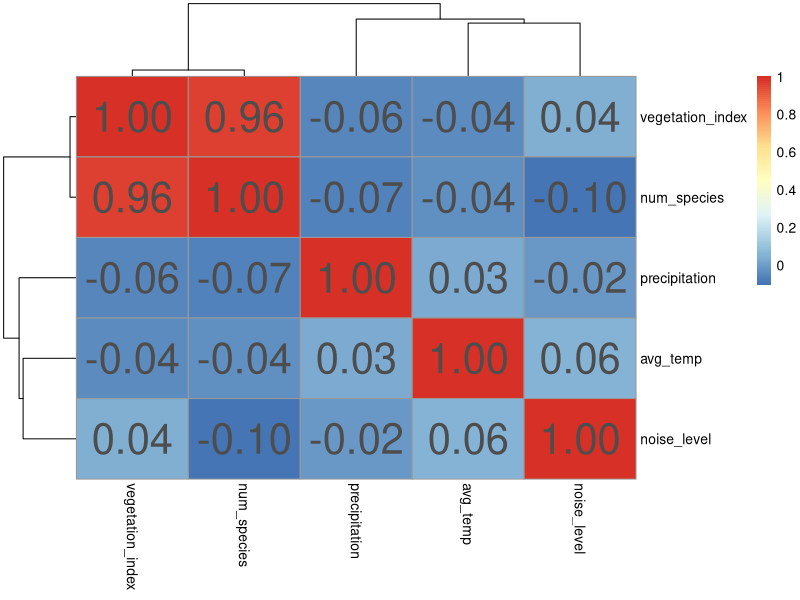
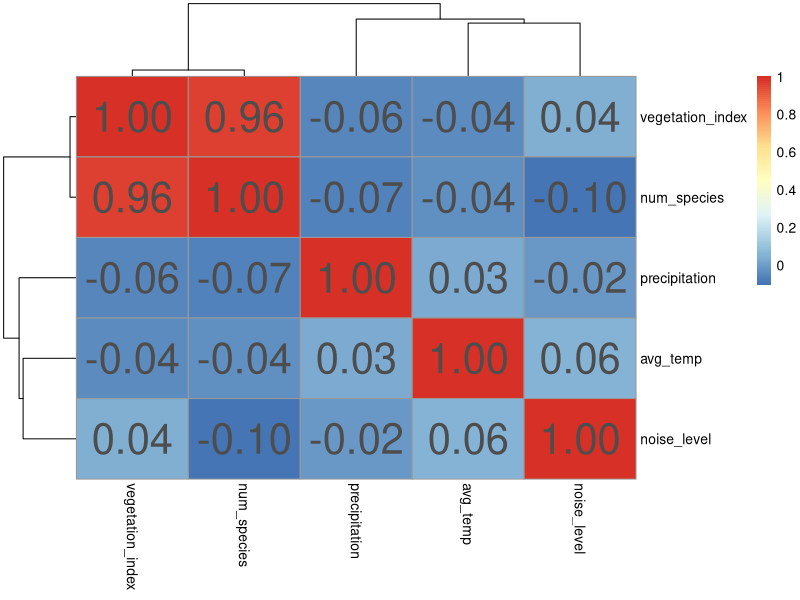
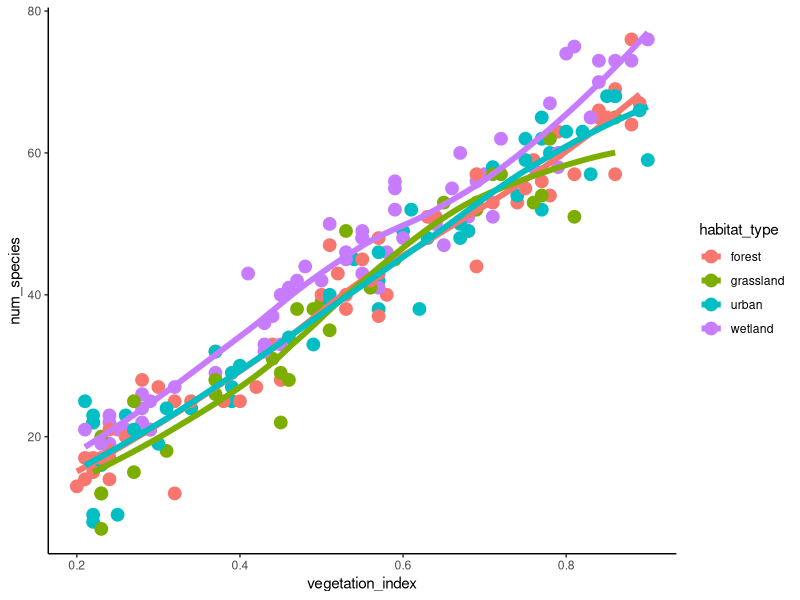
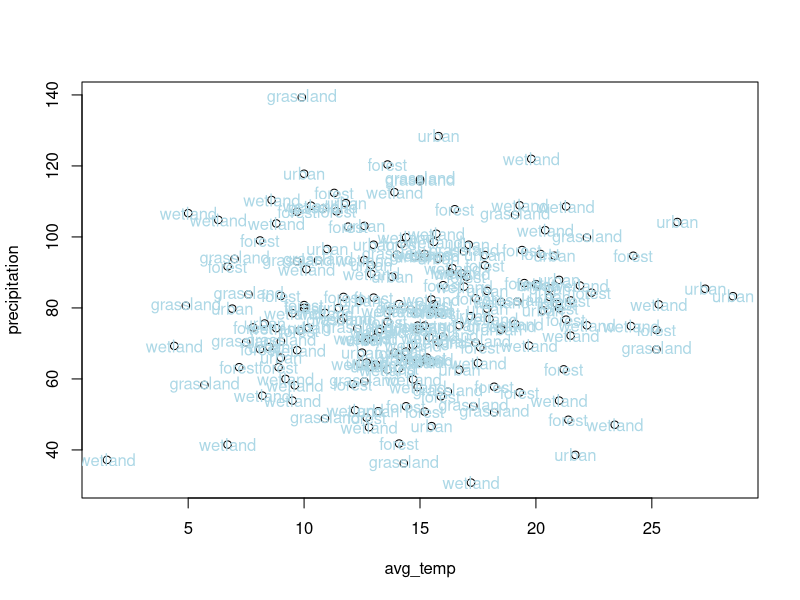
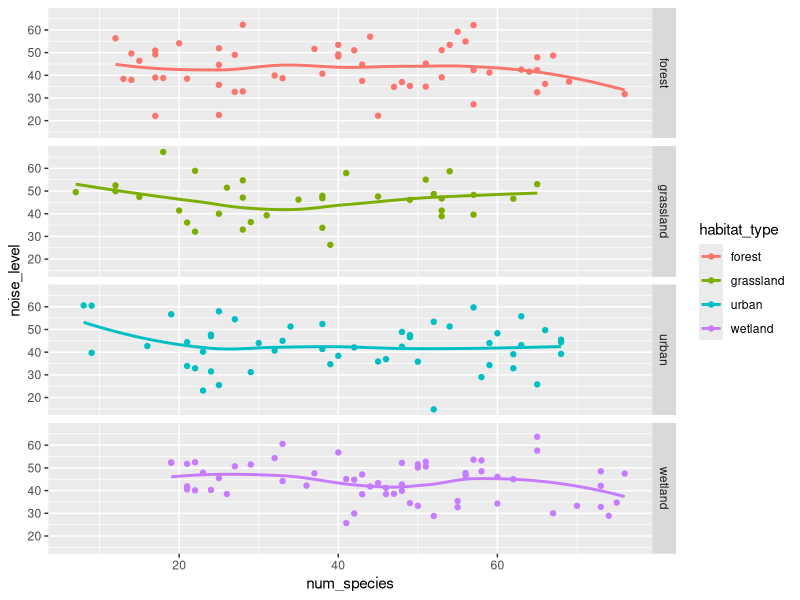

Recreate these plots in R, in order.
library(dplyr)
library(tidyr)
library(ggplot2)

df <- read.csv("Data/bird_species_diversity.csv")

head(df)
str(df)
summary(df) # based on this normal values within range

# checking for NA values
colSums(is.na(df)) # no missing values

# exploring the data
df_numeric <- df %>% select(where(is.numeric))
cor(df_numeric) # NOTE very strong positive correlation between vegetation and num_species # nolint
library(pheatmap)
heatmap <- pheatmap(cor(df_numeric), display_numbers = TRUE, fontsize_number = 30) # nolint
ggsave(plot = heatmap, "Output/Correlation heatmap for the numerical values.png", dpi = 300, device = "png") # nolint
# NOTE also noise levels have a weak negative correlation with number of species

head(df)
scatterplot_veg_num_species <- ggplot(data = df, aes(x = vegetation_index, y = num_species, color = habitat_type)) + # nolint
  geom_point(size = 4) +
  geom_smooth(se = FALSE, size = 2) +
  theme_classic()
ggsave(plot = scatterplot_veg_num_species, "Output/Scatter plot of vegetation index and num of species.png", dpi = 300, device = "png") # nolint

png("Output/Scatter plot of precipitation and the avg temperatures.png")
scatterplot_precipitation_avg_temp <- with(df, {
  plot(avg_temp, precipitation, type = "p", data = df)
  text(avg_temp, precipitation, labels = habitat_type, col = "lightblue")
})
dev.off()
# NOTE no meaningful relations where observed in the above plot

# Since for this study num of species is the target we will focus on that for the rest # nolint
# of the analysis

Scatterplot_numspcies_noiselevel_facet<- ggplot(data = df, aes(x = num_species, y = noise_level, color = habitat_type)) +
  geom_point() +
  geom_smooth(se = FALSE) +
  facet_grid(habitat_type ~ .)
ggsave(plot = Scatterplot_numspcies_noiselevel_facet, 
  "Output/scatter plot of number of species and noise lavels facted by location.png",
  dpi = 300)
# NOTE Based on the above plot noise levels seem to be really negatively affecting number of species in urban areas. # nolint
# To further investigate this we will use statistical testing and data subsetting. #nolint

head(df)
shapiro.test(df$num_species) # normally distributed (W = 0.96838, p-value = 0.0001792) there for we will use anova #nolint
anova_re <- aov(df$num_species ~ df$habitat_type)
summary(anova_re) # NOTE results come back borderline significant p = 0.0599
TukeyHSD(anova_re) # the only significant value is wetland vs grassland p = 0.0414 #nolint

# checking if noise levels differ significantly between habitat types
shapiro.test(df$noise_level) # non normally distributed data p = 0.7466
# because of this we will use kruskal rank sum test
kruskal.test(df$habitat_type ~ df$noise_level) # results are non significant

# Subsetting the data
df_urban_noise <- df %>% filter(habitat_type == "urban")
df_urban_noise_numeric <- df_urban_noise %>% select(where(is.numeric))
write.csv(cor(df_urban_noise_numeric), file = "Data/correlation matrix for urban data.csv")


# NOTE with the data subset now we have a better picture since avg temp and
# noise levels are higher in urban areas its negatively affecting number of species #nolint
# this requires further data and future explorations
